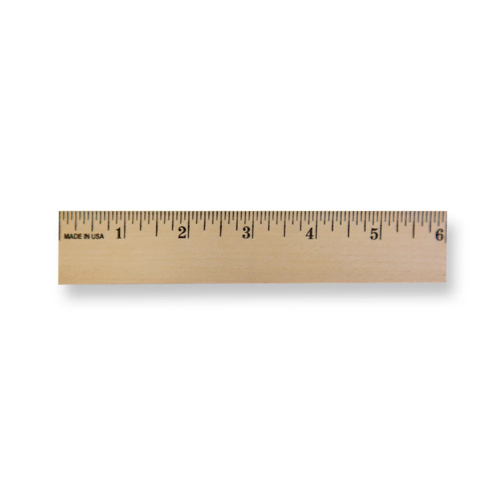
#> input picture image.jpg, 1000 x 1000 px (shown at 1/2 size)
$ python -i calibration.py   (imports and definitions only)
#> lines starting #> are read from the running program, lines starting #| are printed output that depends on the picture; after the words box and inside, x2 and y2 are one past the last pixel; in counts of white or black regions, pixels touching at a corner belong together
"""Pixels per centimetre for a herbarium sheet image.

Follows the lab protocol: use a printed ruler when there is one, otherwise assume the standard
29 cm sheet width, and give no scale when neither can be trusted. Ruler tick spacing is measured
with a Fourier transform of the intensity along the ruler, which is precise to well under 1%; the
hard part is finding the ruler, so a reading is only accepted when its millimetre and centimetre
spacings agree with each other and with the sheet, or when an AI hint says where the ruler is.
"""
import math
from dataclasses import dataclass, field

import numpy as np

SHEET_WIDTH_CM = 29.0
SHEET_HEIGHT_CM = 42.0
# Without an AI hint a CV-found ruler only refines the sheet estimate (within 5%), unless it is a
# long ruler with very strong millimetre ticks. Colour charts and inch scales (1/8 in ticks) can
# otherwise pass for a metric ruler at a scale ~10% off.
RULER_AGREEMENT = 0.05
LONG_RULER_CM = 15.0
LONG_RULER_TICKS = 1000.0   # millimetre-tick prominence of a clear, long metric ruler
LONG_RULER_AGREEMENT = 0.25
# Tick spacings (in cm) a ruler can show, for reading a ruler an AI has located.
TICK_UNITS_CM = {"1 mm": 0.1, "5 mm": 0.5, "1 cm": 1.0, "1/16 in": 0.15875, "1/8 in": 0.3175, "1/4 in": 0.635,
                 "1 in": 2.54}
HINT_TOLERANCE = 0.20       # an AI ruler hint's rough scale may be off by this much
# An AI-located ruler is often a colour chart or a scale on another label; when the sheet edges are
# clear it must agree with the sheet width to within this share, or the sheet is used instead.
HINT_SHEET_AGREEMENT = 0.08
HINT_CUT_SHEET_AGREEMENT = 0.15   # the same when the sheet runs off the image (its width is then a lower bound)
# Below these resolutions a trait cannot be measured to a useful precision (1 px is >3% of a
# typical leaf width or >4% of a typical spikelet).
MIN_PX_PER_CM = {"panicle_length": 10.0, "leaf_width": 30.0, "seed_length": 60.0}


@dataclass
class Calibration:
    px_per_cm: float | None
    source: str                              # "ruler", "sheet", or "none"
    sheet_px_per_cm: float | None = None
    ruler_px_per_cm: float | None = None
    sheet_box: list | None = None            # [x0, y0, x1, y1] of the paper, full-resolution pixels
    ruler_line: list | None = None           # [[x, y], [x, y]] along the measured ruler span
    ruler_span_cm: float | None = None
    flags: list = field(default_factory=list)

    # [9 lines left out: function describe, not called in this run]

    def allows(self, trait):
        return bool(self.px_per_cm) and self.px_per_cm >= MIN_PX_PER_CM[trait]

    def as_dict(self):
        return {k: getattr(self, k) for k in self.__dataclass_fields__}


# --------------------------------------------------------------------------- spectral helpers

def _spectrum(profile, oversample=16):
    x = np.asarray(profile, dtype=np.float64)
    x = (x - x.mean()) * np.hanning(len(x))
    nfft = 1 << int(np.ceil(np.log2(max(len(x), 8) * oversample)))
    power = np.abs(np.fft.rfft(x, nfft)) ** 2
    return np.fft.rfftfreq(nfft), power, nfft


def _peak(freqs, power, nfft, pmin, pmax, context=2.0):
    """(period, prominence) of the strongest peak with a period in [pmin, pmax], sub-bin accurate.

    Prominence is the peak power over the median power of periods within `context` times the
    search band, so a narrow search band does not hide how much the peak stands out.
    """
    band = np.where((freqs > 1.0 / pmax) & (freqs < 1.0 / pmin))[0]
    ref = np.where((freqs > 1.0 / (pmax * context)) & (freqs < context / pmin))[0]
    if len(band) < 3:
        return None, 0.0
    k = band[power[band].argmax()]
    d = 0.0
    if 0 < k < len(power) - 1:
        y0, y1, y2 = np.log(power[k - 1:k + 2] + 1e-12)
        denom = y0 - 2 * y1 + y2
        d = 0.5 * (y0 - y2) / denom if denom else 0.0
    period = nfft / (k + d)
    prominence = float(power[k] / (np.median(power[ref if len(ref) > len(band) else band]) + 1e-12))
    return float(period), prominence


# [5 lines left out: function _band_profile, not called in this run]


# --------------------------------------------------------------------------- sheet

def sheet_estimate(rgb):
    """Cream paper extent from colour: returns dict(ok, box, width_px, height_px, touches_border)."""
    import cv2

    h0, w0 = rgb.shape[:2]
#> h0 = 1000; w0 = 1000
    scale = 1000.0 / max(h0, w0)
#> scale = 1
    small = cv2.resize(rgb, (max(1, int(w0 * scale)), max(1, int(h0 * scale))), interpolation=cv2.INTER_AREA)
    lab = cv2.cvtColor(small, cv2.COLOR_RGB2LAB).astype(np.int16)
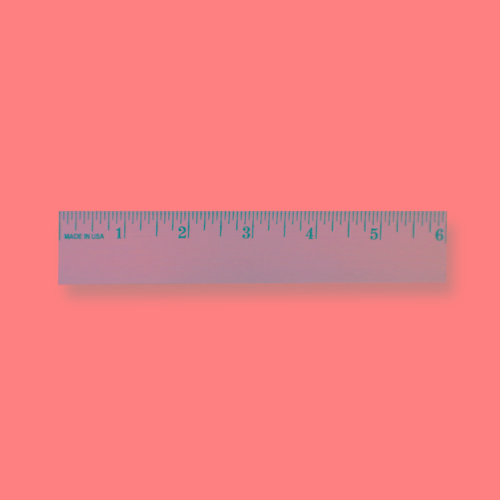
#> lab: shape (1000, 1000, 3) int16 (shown at 1/2 size); mean R, G, B 244.7, 128.5, 130.3
    light, a, b = lab[..., 0], lab[..., 1], lab[..., 2]
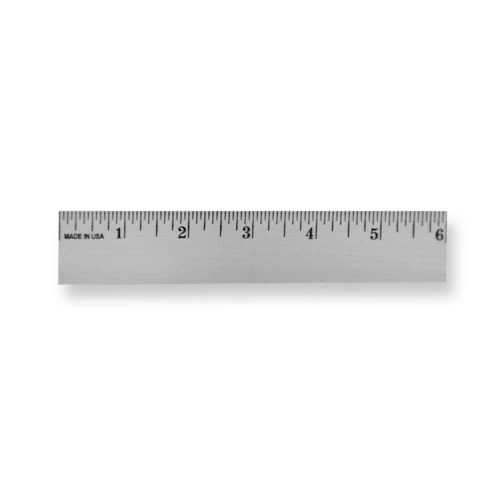
#> light: shape (1000, 1000) int16 (shown at 1/2 size); min 0, max 255, mean 244.7
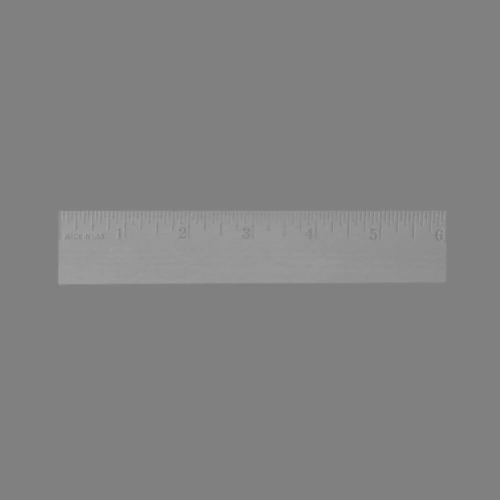
#> b: shape (1000, 1000) int16 (shown at 1/2 size); min 117, max 167, mean 130.3
    paper = (light > 120) & (b >= 131) & (b < 175) & (a > 115) & (a < 145)
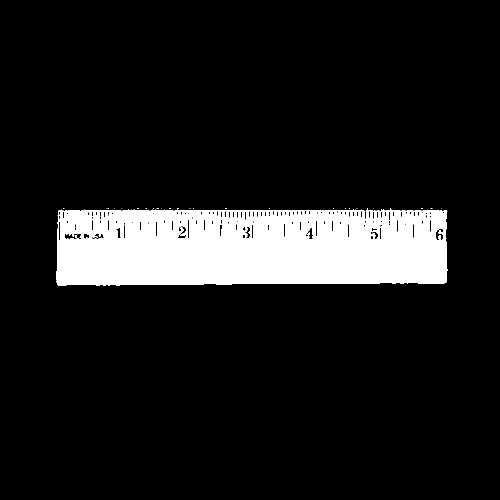
#> paper: shape (1000, 1000) bool (shown at 1/2 size); 10.8% white; 33 white regions (30 under 20 px), largest, box (x1, y1, x2, y2) and area: (115, 416, 896, 571) 108204, (877, 470, 882, 480) 35, (149, 470, 154, 475) 20
    h, w = paper.shape
#> h = 1000; w = 1000

    def longest_run(flags):
        best, start = (0, 0, 0), None
        for i, flag in enumerate(np.append(flags, False)):
            if flag and start is None:
                start = i
            elif not flag and start is not None:
                if i - start > best[0]:
                    best = (i - start, start, i)
                start = None
#> this loop made 1001 passes
#> start on pass 116: 115
#> best on pass 894: (778, 115, 893)
        return best

    # A column belongs to the sheet when some of it is paper; plants can cover most of a column.
    run_x = longest_run(paper[int(0.2 * h):int(0.8 * h)].mean(axis=0) > 0.12)
#> run_x = (778, 115, 893)
    run_y = longest_run(paper[:, int(0.2 * w):int(0.8 * w)].mean(axis=1) > 0.12)
#> the loop in longest_run (call 2), `for i, flag in enumerate(np.append(flags, False)):` made 1001 passes
#> start on pass 421: 420
#> best on pass 571: (150, 420, 570)
#> run_y = (150, 420, 570)
    if run_x[0] < 0.3 * w or run_y[0] < 0.3 * h:
        return {"ok": False}
    x0, x1, y0, y1 = run_x[1], run_x[2], run_y[1], run_y[2]
    touches = x0 <= 1 or x1 >= w - 1
    return {"ok": True, "box": [x0 / scale, y0 / scale, x1 / scale, y1 / scale],
            "width_px": (x1 - x0) / scale, "height_px": (y1 - y0) / scale,
            "touches_border": bool(touches), "height_touches": bool(y0 <= 1 or y1 >= h - 1)}


# --------------------------------------------------------------------------- ruler search (no AI)

def _ruler_candidates(gray, prior):
    """Scan bands along the four edges for long, thick, high-contrast periodic structure."""
    g = gray.astype(np.float32)
    height, width = g.shape
    win = int(min(max(8 * prior, 256), 0.9 * min(height, width)))
    classes = {"mm": (max(2.5, 0.065 * prior), 0.15 * prior, True), "cm": (0.6 * prior, 2.6 * prior, False)}
    found = []
    for edge in ("top", "bottom", "left", "right"):
        img = g if edge in ("top", "bottom") else g.T
        n_lines, n_along = img.shape
        band = int(0.16 * n_lines)
        step = max(1, int(prior / 40))
        lines = list(range(0, band) if edge in ("top", "left") else range(n_lines - band, n_lines))[::step]
        k = max(1, int(round(0.15 * prior / step)))
        for s0 in range(0, max(1, n_along - win + 1), max(1, win // 4)):
            strips = img[lines, s0:s0 + win]
            if strips.shape[1] < win:
                continue
            amp = strips.std(axis=1)
            for name, (pmin, pmax, derivative) in classes.items():
                if pmax <= pmin * 1.2:
                    continue
                x = np.diff(strips, axis=1) if derivative else strips
                x = (x - x.mean(axis=1, keepdims=True)) * np.hanning(x.shape[1])[None, :]
                nfft = 1 << int(np.ceil(np.log2(x.shape[1] * 4)))
                power = np.abs(np.fft.rfft(x, nfft, axis=1)) ** 2
                freqs = np.fft.rfftfreq(nfft)
                band_idx = (freqs > 1.0 / pmax) & (freqs < 1.0 / pmin)
                pb = power[:, band_idx]
                idx = pb.argmax(axis=1)
                lo, hi = np.clip(idx - 3, 0, pb.shape[1]), np.clip(idx + 4, 0, pb.shape[1])
                score = np.array([pb[i, lo[i]:hi[i]].sum() for i in range(len(idx))]) / (pb.sum(axis=1) + 1e-9)
                period = 1.0 / freqs[band_idx][idx]
                quality = score * np.clip(amp / 50.0, 0, 1)
                if len(quality) > k:
                    q = np.array([quality[i:i + k].min() for i in range(len(quality) - k + 1)])
                    p = np.array([np.median(period[i:i + k]) for i in range(len(quality) - k + 1)])
                    spread = np.array([period[i:i + k].std() / period[i:i + k].mean()
                                       for i in range(len(quality) - k + 1)])
                    q = q * (spread < 0.03)
                else:
                    q, p = quality, period
                i = int(q.argmax())
                found.append({"edge": edge, "cls": name, "line": int(lines[min(len(lines) - 1, i + k // 2)]),
                              "start": int(s0), "end": int(s0 + win), "q": float(q[i]), "period": float(p[i])})
    found.sort(key=lambda c: -c["q"])
    return found


def _extend_and_refine(gray, cand, prior):
    """Extend a candidate along its band while it stays periodic, then refine the period."""
    img = (gray if cand["edge"] in ("top", "bottom") else gray.T).astype(np.float32)
    n_along = img.shape[1]
    period0 = cand["period"]
    half = int(max(2, 0.04 * prior))
    profile = img[max(0, cand["line"] - half):cand["line"] + half + 1].mean(axis=0)
    w = int(max(4 * period0, 64))
    ok = np.zeros(n_along, bool)
    for s in range(0, n_along - w, max(1, w // 4)):
        seg = profile[s:s + w]
        if seg.std() < 15:
            continue
        freqs, power, nfft = _spectrum(seg, oversample=4)
        period, prom = _peak(freqs, power, nfft, max(3.0, period0 * 0.8), period0 * 1.25)
        if period and prom > 4 and abs(period - period0) / period0 < 0.08:
            ok[s:s + w] = True
    centre = (cand["start"] + cand["end"]) // 2
    a, b = cand["start"], cand["end"]
    if ok[centre]:
        a = b = centre
        while a > 0 and ok[a - 1]:
            a -= 1
        while b < n_along - 1 and ok[b + 1]:
            b += 1
    freqs, power, nfft = _spectrum(profile[a:b])
    period, prom = _peak(freqs, power, nfft, period0 * 0.87, period0 * 1.15)
    return {**cand, "period": period or period0, "start": int(a), "end": int(b), "prominence": prom}


def _tick_spacing(gray, cand, px_per_cm):
    """Look for 1 mm ticks next to the band; (px/cm from ticks, prominence) or (None, 0)."""
    if px_per_cm / 10 < 3:
        return None, 0.0
    img = (gray if cand["edge"] in ("top", "bottom") else gray.T).astype(np.float32)
    n_lines = img.shape[0]
    a, b = cand["start"], cand["end"]
    r0, r1 = max(0, int(cand["line"] - 0.8 * px_per_cm)), min(n_lines, int(cand["line"] + 0.8 * px_per_cm))
    best = (None, 0.0)
    for line in range(r0, r1, max(1, int(px_per_cm / 50))):
        prof = np.diff(img[line:line + max(2, int(px_per_cm / 40)), a:b].mean(axis=0))
        freqs, power, nfft = _spectrum(prof)
        period, prom = _peak(freqs, power, nfft, px_per_cm / 10 * 0.96, px_per_cm / 10 * 1.04, context=2.5)
        if period and prom > best[1]:
            best = (10 * period, prom)
    return best


# [5 lines left out: function _ruler_line, not called in this run]


def find_ruler(gray, prior):
    """First confirmed CV ruler reading as dict(px_per_cm, line, span_cm, confirmed) or None.

    `confirmed` means the millimetre ticks and the centimetre period agree within 3%. Colour
    charts can pass that test over short spans, so short rulers still need the sheet to agree.
    """
    for cand in _ruler_candidates(gray, prior)[:6]:
        cand = _extend_and_refine(gray, cand, prior)
        period = cand["period"]
        readings = {"1mm": period * 10, "1cm": period, "2cm": period / 2, "5mm": period * 2}
        if not period or period <= 0:
            continue
        name, px_per_cm = min(readings.items(), key=lambda kv: abs(np.log(kv[1] / prior)))
        ticks, prominence = _tick_spacing(gray, cand, px_per_cm)
        confirmed = bool(ticks and prominence > 8 and abs(ticks / px_per_cm - 1) < 0.03)
        if confirmed:
            px_per_cm = ticks
        span_cm = (cand["end"] - cand["start"]) / px_per_cm
        if span_cm < 3 or not confirmed:
            continue
        return {"px_per_cm": float(px_per_cm), "line": _ruler_line(cand, px_per_cm), "span_cm": float(span_cm),
                "confirmed": confirmed, "reading": name, "tick_prominence": float(prominence)}
    return None


# --------------------------------------------------------------------------- ruler from an AI hint

# [35 lines left out: function ruler_from_hint, not called in this run]


# --------------------------------------------------------------------------- decision

def calibrate(rgb, ruler_hint=None, sheet_hint=None):
    """Calibration for an RGB numpy image.

    `ruler_hint` = {"box": [...], "px_per_cm": rough} and `sheet_hint` = [x0, y0, x1, y1] come from
    the AI layout pass; the sheet hint is only used when the paper colour cannot be found.
    """
    import cv2

    flags = []
    sheet = sheet_estimate(rgb)
#> sheet = {'ok': False}
    if not sheet.get("ok") and sheet_hint:
        x0, y0, x1, y1 = sheet_hint
        w, h = rgb.shape[1], rgb.shape[0]
        sheet = {"ok": True, "box": list(sheet_hint), "width_px": x1 - x0, "height_px": y1 - y0,
                 "touches_border": x0 <= 2 or x1 >= w - 2, "height_touches": y0 <= 2 or y1 >= h - 2}
        flags.append("sheet edges taken from the AI layout (paper colour not recognised)")
    sheet_px = sheet["width_px"] / SHEET_WIDTH_CM if sheet.get("ok") else None
    sheet_reliable = bool(sheet_px) and not sheet["touches_border"]
#> sheet_reliable = False
    if sheet.get("ok") and sheet["touches_border"]:
        flags.append("sheet edge touches the image border")
    if sheet_reliable and not sheet["height_touches"]:
        height_px = sheet["height_px"] / SHEET_HEIGHT_CM
        if abs(height_px / sheet_px - 1) > 0.08:
            flags.append(f"sheet is not standard 29 x 42 cm (height suggests {height_px:.1f} px/cm)")
    gray = cv2.cvtColor(rgb, cv2.COLOR_RGB2GRAY)
    prior = sheet_px or max(rgb.shape[:2]) / SHEET_HEIGHT_CM
#> prior = 23.81

    hinted = None
    if ruler_hint and ruler_hint.get("box") and ruler_hint.get("px_per_cm"):
        hinted = ruler_from_hint(gray, ruler_hint["box"], float(ruler_hint["px_per_cm"]))
        if hinted is None:
            flags.append("AI-marked ruler could not be measured")
        elif sheet_px:
            off = hinted["px_per_cm"] / sheet_px - 1
            if abs(off) > (HINT_SHEET_AGREEMENT if sheet_reliable else HINT_CUT_SHEET_AGREEMENT):
                flags.append(f"AI-marked ruler ignored ({hinted['px_per_cm']:.1f} px/cm is {100 * off:+.0f}% "
                             f"from the sheet width)")
                hinted = None
    found = find_ruler(gray, prior)
#> in _ruler_candidates, `height, width = g.shape`: height = 1000
#> in _ruler_candidates, `win = int(min(max(8 * prior, 256), 0.9 * min(height, width)))`: win = 256
#> in _ruler_candidates, `classes = {"mm": (max(2.5, 0.065 * prior), 0.15 * prior, True), "cm": ..`: classes = {'mm': (2.5, 3.57, True), 'cm': (14.29, 61.9, False)}
#> the loop in find_ruler, `for cand in _ruler_candidates(gray, prior)[:6]:` made 6 passes
#> (period0 in _extend_and_refine, w in _extend_and_refine) on passes 1 to 6: (40.96, 163), (40.96, 163), (40.96, 163), (39.38, 157), (42.67, 170), (45.53, 182)
#> pass 1, in _extend_and_refine, `img = (gray if cand["edge"] in ("top", "bottom") else gray.T).astype(n..`:
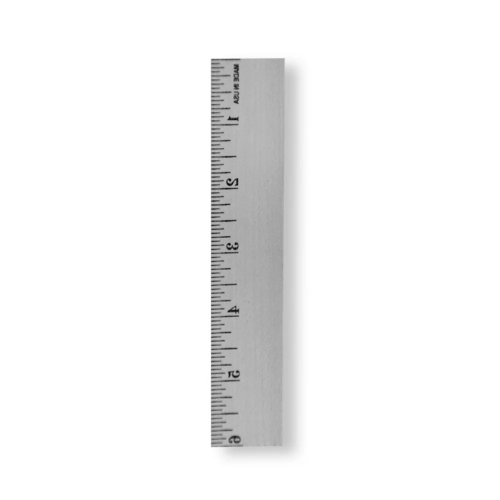
#> img: shape (1000, 1000) float32 (shown at 1/2 size); min 1, max 255, mean 243.7
    if found:
        ratio = found["px_per_cm"] / sheet_px if sheet_px else 1.0
        agrees = bool(sheet_px) and abs(ratio - 1) <= RULER_AGREEMENT
        clear = (found["span_cm"] >= LONG_RULER_CM and found["tick_prominence"] >= LONG_RULER_TICKS
                 and abs(ratio - 1) <= LONG_RULER_AGREEMENT)
        if not (agrees or clear):
            if not hinted:
                flags.append(f"ruler-like pattern ignored ({found['px_per_cm']:.1f} px/cm, "
                             f"{found['span_cm']:.0f} cm long, does not match the sheet)")
            found = None
    ruler = hinted or found
    if hinted and found and abs(hinted["px_per_cm"] / found["px_per_cm"] - 1) > RULER_AGREEMENT and sheet_px:
        # The AI's tick numbers are often misread, which locks the hinted reading onto a wrong period;
        # keep whichever reading is closer to the sheet width.
        ruler = min((hinted, found), key=lambda r: abs(math.log(r["px_per_cm"] / sheet_px)))
        other = found if ruler is hinted else hinted
        flags.append(f"two ruler readings disagree ({other['px_per_cm']:.1f} px/cm not used)")

    result = Calibration(px_per_cm=None, source="none", sheet_px_per_cm=sheet_px,
                         sheet_box=sheet.get("box") if sheet.get("ok") else None, flags=flags)
    if ruler:
        result.px_per_cm, result.source = ruler["px_per_cm"], "ruler"
        result.ruler_px_per_cm, result.ruler_line, result.ruler_span_cm = (ruler["px_per_cm"], ruler["line"],
                                                                           ruler["span_cm"])
        if sheet_px and abs(ruler["px_per_cm"] / sheet_px - 1) > RULER_AGREEMENT:
            flags.append(f"sheet width disagrees with the ruler by {100 * (sheet_px / ruler['px_per_cm'] - 1):+.0f}%")
    elif sheet_px:
        # The lab protocol also uses the sheet when it touches the image border; it is flagged above.
        result.px_per_cm, result.source = sheet_px, "sheet"
    for trait, minimum in MIN_PX_PER_CM.items():
        if result.px_per_cm and result.px_per_cm < minimum:
            flags.append(f"resolution too low for {trait.replace('_', ' ')} ({result.px_per_cm:.0f} < {minimum:g} px/cm)")
#> after the loop, flags = []
    return result


# [6 lines left out: function load_rgb, not called in this run]

>>> import cv2
>>> picture = cv2.cvtColor(cv2.imread('../image.jpg'), cv2.COLOR_BGR2RGB)
>>> result = calibrate(picture)
